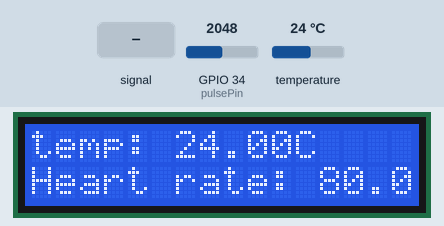
The sketch below on a simulated ESP32. Shown: 16×2 character LCD. The test bench sets the inputs (shaded band); at power-on: temperature 24 °C, GPIO 34 (pulsePin) = 2048. WiFi joins after 1.5 s; servers stay silent unless stated; what the sketch prints to the serial monitor is not drawn.

Above: at 4.4 s.
4.5 s: GPIO 34 (pulsePin) fed a 50 Hz sine of ±1228 counts around its level
At 6.7 s:
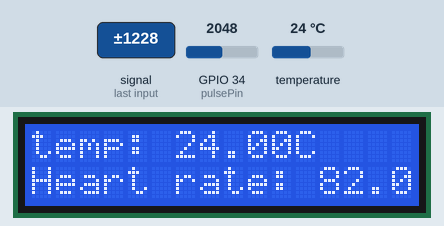
9.3 s: temperature set to 12 °C
At 11.0 s:
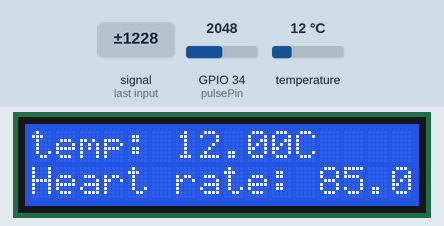
13.3 s: GPIO 34 (pulsePin) set to 2866
At 15.0 s:
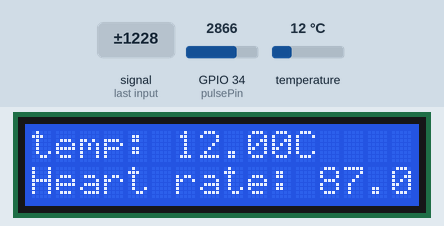
15.3 s: GPIO 34 (pulsePin) fed a 200 Hz sine of ±327 counts around its level
At 21.0 s:
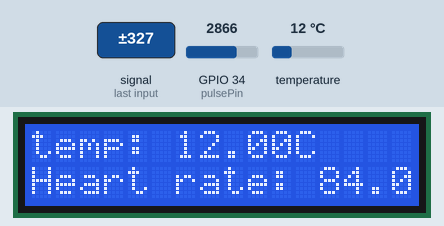
21.3 s: temperature set to 19 °C
At 22.5 s:
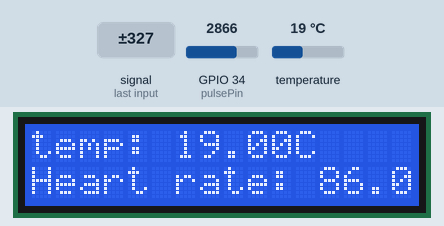
25.3 s: GPIO 34 (pulsePin) set to 3603
At 26.7 s:
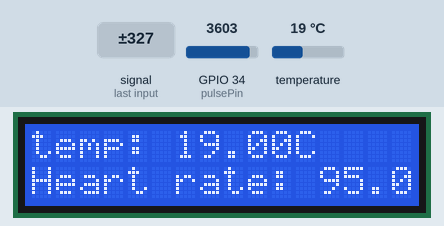
Timing chart, 0 to 28.3 s (numbered marks = the images above; inputs shaded):
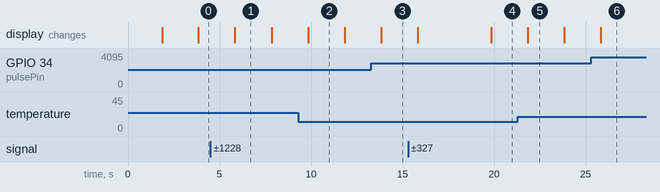

Measured:
- after the input at 4.5 s, the display: changes after 1.3 s (image 1)
- after the input at 13.3 s, the display: changes after 0.54 s (image 3)
- after the input at 15.3 s, the display: first changes after 0.54 s (image 4 shows a later state)
- after the input at 21.3 s, the display: changes after 0.54 s (image 5)
- after the input at 25.3 s, the display: changes after 0.54 s (image 6)
- what the display in image 1 shows lasts 2.0 s, from 5.8 s to 7.8 s

The sketch:

Health_Monitoring.ino
```cpp
#define BLYNK_TEMPLATE_ID "TMPL3CTgvun28"
#define BLYNK_TEMPLATE_NAME "Health Monitoring system"
#define BLYNK_AUTH_TOKEN "wcN2xktkpwe1d0MxXohHf6dzrEcNHDSL"
#include <DHTesp.h>
#include<Wire.h>
#include <BlynkSimpleEsp32.h>
#include <LiquidCrystal_I2C.h>

const int sensorPin = 15;
const int pulsePin = 34;
const int led = 2;
BlynkTimer timer;

DHTesp dht;
char auth[] = BLYNK_AUTH_TOKEN;
char ssid[] = "Wokwi-GUEST";
char pass[] = "";

LiquidCrystal_I2C lcd(0x27, 16, 2);


void setup(){
  Serial.begin(115200);
  dht.setup(sensorPin, DHTesp::DHT22);
  Blynk.begin(auth, ssid, pass);
  timer.setInterval(2000L, sendDHTData);
  lcd.init();
  lcd.backlight();

}

void sendDHTData() {
  float t = dht.getTemperature();
  Serial.println("Temp is ");
  Serial.println(t);
  float valPulse = analogRead(pulsePin);
  valPulse = map(valPulse, 0, 4095, 60, 100);

  if(isnan(t)){
    Serial.println("failed to read from temp sensor.");
    lcd.setCursor(0,0);
    lcd.print("sensor Error!");
    lcd.clear();
    return;

  }
  if(isnan(valPulse)){
    Serial.println("failed to read from temp sensor.");
    lcd.setCursor(0,0);
    lcd.print("sensor Error!");
    lcd.clear();
    return;
  }
  lcd.setCursor(0, 0);
  lcd.print("temp: ");
  lcd.print(t);
  lcd.print("C");

  lcd.setCursor(0,1);
  lcd.print("Heart rate: ");
  lcd.print(valPulse);
  lcd.print(" BPM");


  Blynk.virtualWrite(V0, t);
  Blynk.virtualWrite(V1, valPulse);


}

void loop(){
  Blynk.run();
  timer.run();
}
```
